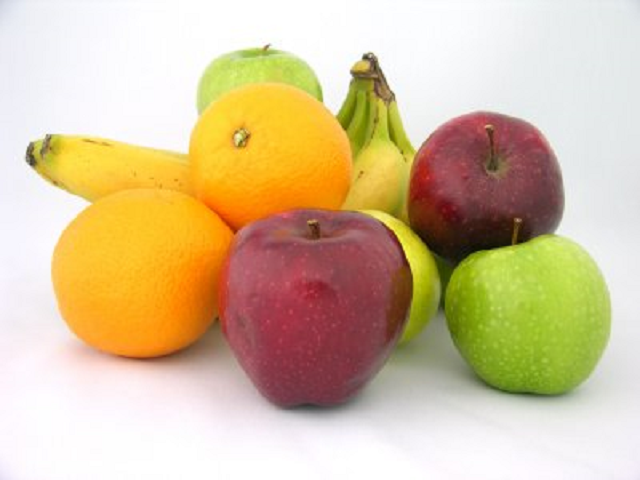
#> input picture data/fruits.png, 640 x 480 px
$ python 6_2.py
#> lines starting #> are read from the running program, lines starting #| are printed output that depends on the picture
import cv2
import numpy as np


def on_mouse(event, x, y, flags, param):
    """ マウスコールバック関数 """
    if flags == cv2.EVENT_FLAG_LBUTTON:
        cv2.circle(mask, (x, y), 32, (0.0), -1)
    elif event == cv2.EVENT_RBUTTONDOWN:
        mask.fill(1.0)
    else:
        return

    dft_idft()


def dft_idft():
    """ 周波数フィルタリング """
    dst_freq = src_freq * mask                         # フィルタリング
    dst_freq_real, _ = cv2.split(dst_freq)             # 表示用
    cv2.imshow('win_real', dst_freq_real/10)           # DFT後の画像表示

    dst_freq = np.fft.ifftshift(dst_freq)              # 対角を戻す
    dst_space = cv2.idft(dst_freq)                     # 逆DFT
    dst, _ = cv2.split(dst_space)                      # 分離
    dst = cv2.normalize(dst, None, 0.0, 1.0,           # 正規化
                        cv2.NORM_MINMAX)
    cv2.imshow('win_dst', dst)


src = cv2.imread('data/fruits.png', cv2.IMREAD_GRAYSCALE) \
                 .astype(np.float32) / 255.0
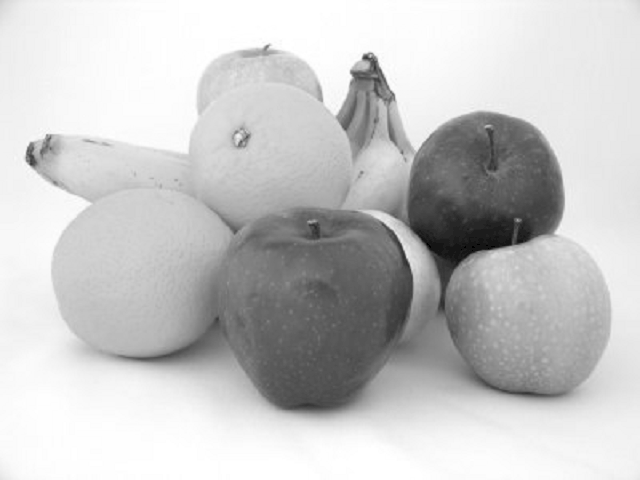
#> src: shape (480, 640) float32; min 0, max 1, mean 0.78
mask = np.ones((src.shape[0], src.shape[1], 2), np.float32)

src_freq = cv2.dft(src, None, cv2.DFT_COMPLEX_OUTPUT)  # DFT
src_freq = np.fft.fftshift(src_freq)                   # 対角の入れ替え

cv2.namedWindow('win_real')
cv2.setMouseCallback('win_real', on_mouse)
dft_idft()
#> in dft_idft, `cv2.imshow('win_real', dst_freq_real/10)`:
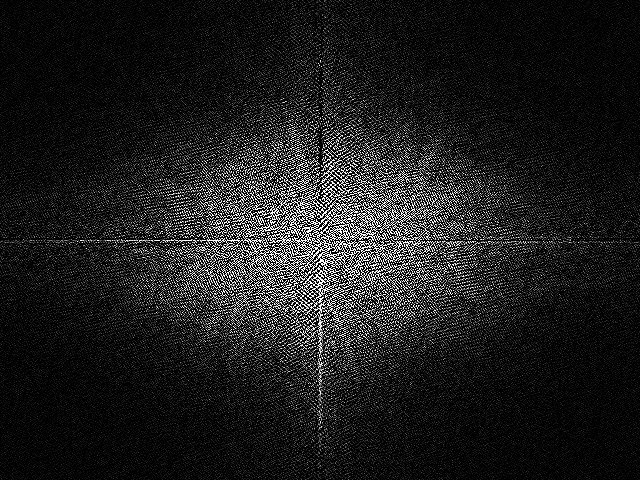
#> window 'win_real': shape (480, 640); min 0, max 255, mean 29.8
cv2.waitKey(0)
cv2.destroyAllWindows()

$ run again, with data/ball.png copied over data/fruits.png
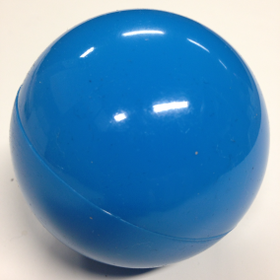
#> input picture data/ball.png, 280 x 280 px
#> in dft_idft, `cv2.imshow('win_real', dst_freq_real/10)`:
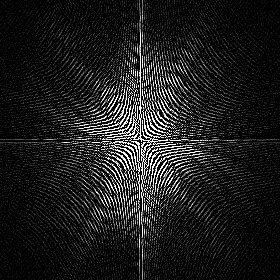
#> window 'win_real': shape (280, 280); min 0, max 255, mean 28.9
#> in dft_idft, `dst, _ = cv2.split(dst_space)`:
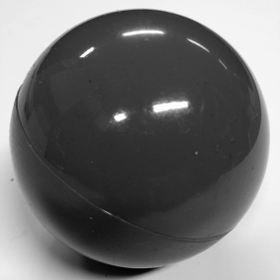
#> dst: shape (280, 280) float32; min 11683.2, max 78400, mean 40813; drawn with min black and max white
